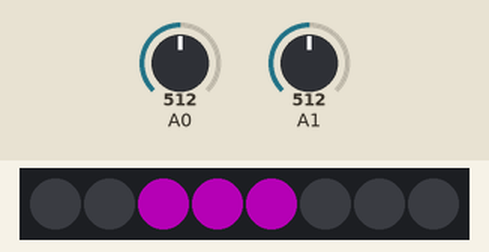
This sketch was run on a simulated Arduino Uno, built with avr-gcc and run on an emulated ATmega328P. Shown: 8 RGB LEDs in strip order, left to right. Inputs (shaded band) come from the test bench; at power-on: A1 = 512, A0 = 512. Dim RGB values are drawn brighter than linear.

Above: at 1.2 s.
1.3 s: A1 set to 263
At 2.4 s:
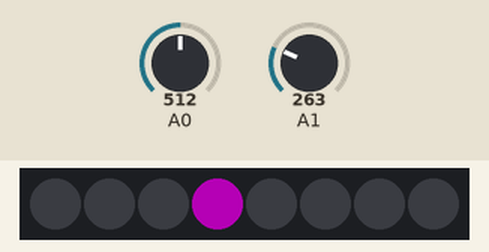
2.8 s: A1 set to 244
At 3.5 s:
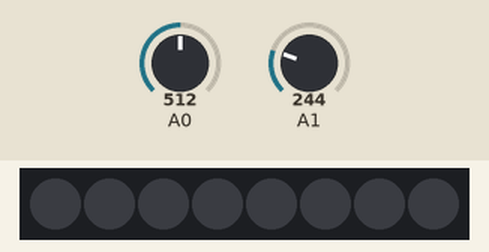
4.3 s: A1 set to 306
At 4.6 s:
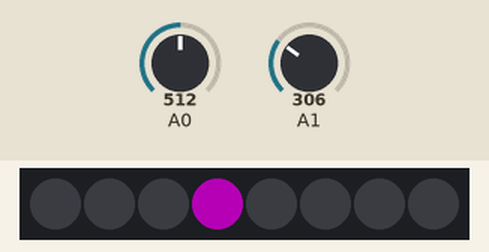
5.8 s: A0 set to 716
At 7.0 s:
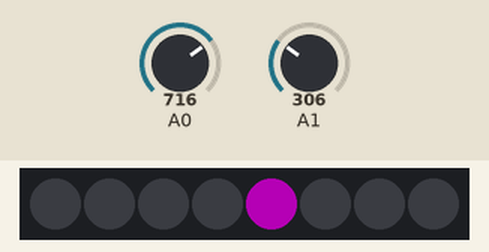
7.3 s: A0 set to 900
At 8.2 s:
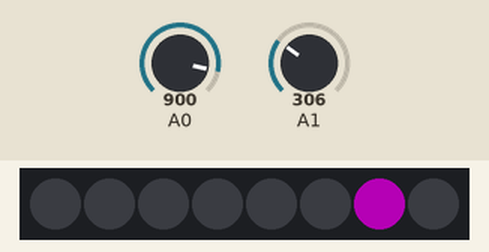
8.8 s: A0 set to 1023
At 9.3 s:
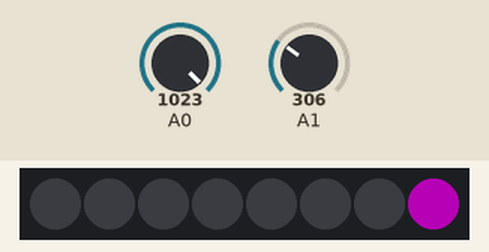
Timing chart, 0 to 11.3 s (numbered marks = the images above; inputs shaded):
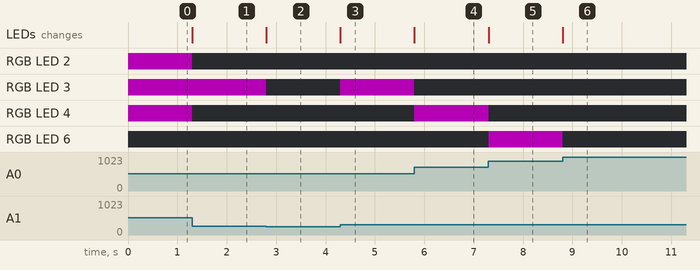

Measured:
- the behaviour switches between 256 and 255 on A1 (found by bisection; images 1 and 2)
- after the input at 1.3 s, RGB LED 2, RGB LED 4: RGB(64, 0, 64) → off at once; the LEDs: change at once (image 1)
- after the input at 2.8 s, RGB LED 3: RGB(64, 0, 64) → off at once; the LEDs: change at once (image 2)
- after the input at 4.3 s, RGB LED 3: off → RGB(64, 0, 64) at once; the LEDs: change at once (image 3)
- after the input at 5.8 s, RGB LED 3: RGB(64, 0, 64) → off at once; RGB LED 4: off → RGB(64, 0, 64) at once; the LEDs: change at once (image 4)
- after the input at 7.3 s, RGB LED 4: RGB(64, 0, 64) → off at once; RGB LED 6: off → RGB(64, 0, 64) at once; the LEDs: change at once (image 5)
- after the input at 8.8 s, RGB LED 6: RGB(64, 0, 64) → off at once; the LEDs: change at once (image 6)

The sketch:

NeoPixel.ino
```cpp
#include <Adafruit_NeoPixel.h>

#define neoPixel_1 2
#define ledCount 8
int potVal=0;
int pot2Val = 0;
int nLED = 0;
int wLED = 0;
bool debug = false;

Adafruit_NeoPixel strip(ledCount, neoPixel_1, NEO_GRB + NEO_KHZ800);

uint32_t magenta = strip.Color(255, 0, 255);
uint32_t yellow = strip.Color(255, 160, 0);
uint32_t green = strip.Color(55, 255, 5);
uint32_t red = strip.Color(255, 5, 0);
uint32_t blue = strip.Color(10, 10, 255);
uint32_t off = strip.Color(0, 0, 0);


void setup(){
  Serial.begin(9600);
  strip.begin();
  strip.setBrightness(64);
  strip.show();
  pinMode(A0, INPUT);
  pinMode(A1, INPUT);
}

void loop(){
  potVal = analogRead(A0);
  pot2Val = analogRead(A1);
  nLED = map(potVal,0,1023,0,7); //number of middle LED
  wLED = map(pot2Val,0,1023,0,4); //width of LEDs
  for(int i=0; i<wLED; i++){
    strip.setPixelColor((nLED+i),magenta);
    strip.setPixelColor((nLED-i),magenta);
  }
  strip.show();
  strip.fill(off, 0, 8);
  if(debug==true){
    Serial.print("nLED: ");
    Serial.println(nLED);
    Serial.print("wLED: ");
    Serial.println(wLED);
  }
}
```
